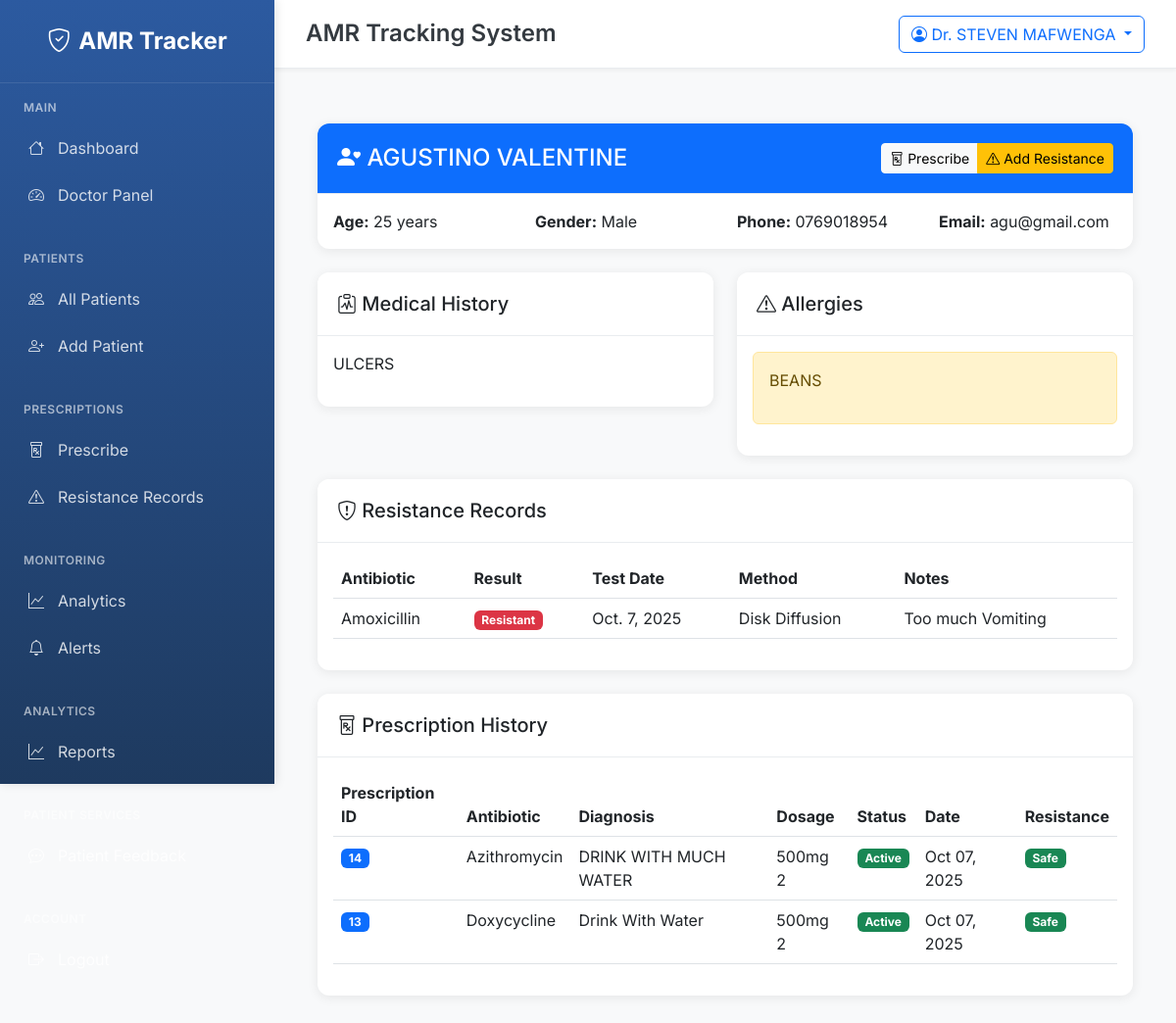
The app's page /patients/9/ (signed in) with its own data.
### amr_core/models.py (models this page shows, shortened)
class Patient(models.Model):
    GENDER_CHOICES = [
        ('M', 'Male'),
        ('F', 'Female'),
        ('O', 'Other'),
    ]
    name = models.CharField(max_length=100)
    age = models.PositiveIntegerField(validators=[MinValueValidator(0), MaxValueValidator(150)])
    gender = models.CharField(max_length=1, choices=GENDER_CHOICES)
    phone = models.CharField(max_length=15, blank=True, null=True)
    email = models.EmailField(blank=True, null=True)
    medical_history = models.TextField(blank=True, null=True, help_text="JSON format or free text")
    allergies = models.TextField(blank=True, null=True)
    created_at = models.DateTimeField(auto_now_add=True)
    updated_at = models.DateTimeField(auto_now=True)
    class Meta:
        ordering = ['-created_at']

class ResistanceRecord(models.Model):
    RESISTANCE_CHOICES = [
        ('resistant', 'Resistant'),
        ('sensitive', 'Sensitive'),
        ('intermediate', 'Intermediate'),
    ]
    patient = models.ForeignKey(Patient, on_delete=models.CASCADE)
    antibiotic = models.ForeignKey(Antibiotic, on_delete=models.CASCADE)
    result = models.CharField(max_length=20, choices=RESISTANCE_CHOICES)
    test_date = models.DateField()
    test_method = models.CharField(max_length=100, blank=True, null=True)
    notes = models.TextField(blank=True, null=True)
    created_at = models.DateTimeField(auto_now_add=True)
    class Meta:
        unique_together = ['patient', 'antibiotic']
        ordering = ['-test_date']

class Antibiotic(models.Model):
    ANTIBIOTIC_CLASSES = [
        ('penicillin', 'Penicillin'),
        ('cephalosporin', 'Cephalosporin'),
        ('fluoroquinolone', 'Fluoroquinolone'),
        ('macrolide', 'Macrolide'),
        ('tetracycline', 'Tetracycline'),
        ('aminoglycoside', 'Aminoglycoside'),
        ('sulfonamide', 'Sulfonamide'),
        ('carbapenem', 'Carbapenem'),
        ('other', 'Other'),
    ]
    name = models.CharField(max_length=100, unique=True)
    bacteria_targeted = models.CharField(max_length=200, help_text="Comma-separated list of targeted bacteria")
    class_type = models.CharField(max_length=50, choices=ANTIBIOTIC_CLASSES)
    description = models.TextField(blank=True, null=True)
    dosage_info = models.TextField(blank=True, null=True, help_text="Standard dosage information")
    contraindications = models.TextField(blank=True, null=True)
    created_at = models.DateTimeField(auto_now_add=True)
    class Meta:
        ordering = ['name']

class Prescription(models.Model):
    STATUS_CHOICES = [
        ('active', 'Active'),
        ('completed', 'Completed'),
        ('cancelled', 'Cancelled'),
    ]
    doctor_name = models.CharField(max_length=100)
    patient = models.ForeignKey(Patient, on_delete=models.CASCADE)
    antibiotic = models.ForeignKey(Antibiotic, on_delete=models.CASCADE)
    diagnosis = models.TextField()
    dosage = models.CharField(max_length=100)
    frequency = models.CharField(max_length=100)
    duration = models.CharField(max_length=100, help_text="e.g., '7 days', '2 weeks'")
    date_prescribed = models.DateTimeField(auto_now_add=True)
    status = models.CharField(max_length=20, choices=STATUS_CHOICES, default='active')
    notes = models.TextField(blank=True, null=True)
    class Meta:
        ordering = ['-date_prescribed']
    def is_patient_resistant(self):
        resistance_record = ResistanceRecord.objects.filter(
            patient=self.patient,
            antibiotic=self.antibiotic,
            result='resistant'
        ).first()
        return resistance_record is not None

### amr_core/views.py (the view)
# urls.py: path('patients/<int:patient_id>/', views.patient_detail, name='patient_detail'),
@login_required
def patient_detail(request, patient_id):
    patient = get_object_or_404(Patient, id=patient_id)
    resistance_records = ResistanceRecord.objects.filter(patient=patient).order_by('-test_date')
    prescriptions = Prescription.objects.filter(patient=patient).order_by('-date_prescribed')
    context = {
        'patient': patient,
        'resistance_records': resistance_records,
        'prescriptions': prescriptions,
    }
    return render(request, 'amr_core/patient_detail.html', context)

### amr_core/templates/amr_core/patient_detail.html (shortened to what this page needs)
{% extends 'amr_core/base.html' %}
{% block content %}
<div class="container mt-4">
    <div class="row">
        <div class="col-lg-12">
            <div class="card mb-4">
                <div class="card-header bg-primary text-white">
                    <div class="d-flex justify-content-between align-items-center">
                        <h4 class="mb-0">
                            <i class="bi bi-person-heart"></i> {{ patient.name }}
                        </h4>
                        <div class="btn-group">
                            <a href="{% url 'prescribe_antibiotic' %}?patient={{ patient.id }}" class="btn btn-light btn-sm">
                                <i class="bi bi-prescription"></i> Prescribe
                            </a>
                            <a href="{% url 'add_resistance_record' %}" class="btn btn-warning btn-sm">
                                <i class="bi bi-exclamation-triangle"></i> Add Resistance
                            </a>
                        </div>
                    </div>
                </div>
                <div class="card-body">
                    <div class="row">
                        <div class="col-md-3">
                            <strong>Age:</strong> {{ patient.age }} years
                        </div>
                        <div class="col-md-3">
                            <strong>Gender:</strong> {{ patient.get_gender_display }}
                        </div>
                        <div class="col-md-3">
                            <strong>Phone:</strong> {{ patient.phone|default:"Not provided" }}
                        </div>
                        <div class="col-md-3">
                            <strong>Email:</strong> {{ patient.email|default:"Not provided" }}
                        </div>
                    </div>
                </div>
            </div>
            <div class="row">
                <div class="col-md-6">
                    <div class="card">
                        <div class="card-header">
                            <h5 class="mb-0">
                                <i class="bi bi-clipboard-pulse"></i> Medical History
                            </h5>
                        </div>
                        <div class="card-body">
                            {% if patient.medical_history %}
                                {{ patient.medical_history|linebreaks }}
                            {% else %}
                                <p class="text-muted">No medical history recorded.</p>
                            {% endif %}
                        </div>
                    </div>
                </div>
                <div class="col-md-6">
                    <div class="card">
                        <div class="card-header">
                            <h5 class="mb-0">
                                <i class="bi bi-exclamation-triangle"></i> Allergies
                            </h5>
                        </div>
                        <div class="card-body">
                            {% if patient.allergies %}
                                <div class="alert alert-warning">
                                    {{ patient.allergies|linebreaks }}
                                </div>
                            {% else %}
                                <p class="text-muted">No known allergies.</p>
                            {% endif %}
                        </div>
                    </div>
                </div>
            </div>
            <div class="card mt-4">
                <div class="card-header">
                    <h5 class="mb-0">
                        <i class="bi bi-shield-exclamation"></i> Resistance Records
                    </h5>
                </div>
                <div class="card-body">
                    {% if resistance_records %}
                        <div class="table-responsive">
                            <table class="table table-hover">
                                <thead>
                                    <tr>
                                        <th>Antibiotic</th>
                                        <th>Result</th>
                                        <th>Test Date</th>
                                        <th>Method</th>
                                        <th>Notes</th>
                                    </tr>
                                </thead>
                                <tbody>
                                    {% for record in resistance_records %}
                                    <tr>
                                        <td>{{ record.antibiotic.name }}</td>
                                        <td>
                                            {% if record.result == 'resistant' %}
                                                <span class="badge bg-danger">Resistant</span>
                                            {% elif record.result == 'sensitive' %}
                                                <span class="badge bg-success">Sensitive</span>
                                            {% else %}
                                                <span class="badge bg-warning">Intermediate</span>
                                            {% endif %}
                                        </td>
                                        <td>{{ record.test_date }}</td>
                                        <td>{{ record.test_method|default:"Not specified" }}</td>
                                        <td>{{ record.notes|default:"-" }}</td>
                                    </tr>
                                    {% endfor %}
                                </tbody>
                            </table>
                        </div>
                    {% else %}
                        <p class="text-muted">No resistance records found.</p>
                    {% endif %}
                </div>
            </div>
            <div class="card mt-4">
                <div class="card-header">
                    <h5 class="mb-0">
                        <i class="bi bi-prescription"></i> Prescription History
                    </h5>
                </div>
                <div class="card-body">
                    {% if prescriptions %}
                        <div class="table-responsive">
                            <table class="table table-hover">
                                <thead>
                                    <tr>
                                        <th>Prescription ID</th>
                                        <th>Antibiotic</th>
                                        <th>Diagnosis</th>
                                        <th>Dosage</th>
                                        <th>Status</th>
                                        <th>Date</th>
                                        <th>Resistance</th>
                                    </tr>
                                </thead>
                                <tbody>
                                    {% for prescription in prescriptions %}
                                    <tr>
                                        <td>
                                            <span class="badge bg-primary">{{ prescription.id }}</span>
                                        </td>
                                        <td>{{ prescription.antibiotic.name }}</td>
                                        <td>{{ prescription.diagnosis }}</td>
                                        <td>{{ prescription.dosage }} {{ prescription.frequency }}</td>
                                        <td>
                                            {% if prescription.status == 'active' %}
                                                <span class="badge bg-success">Active</span>
                                            {% elif prescription.status == 'completed' %}
                                                <span class="badge bg-info">Completed</span>
                                            {% else %}
                                                <span class="badge bg-secondary">Cancelled</span>
                                            {% endif %}
                                        </td>
                                        <td>{{ prescription.date_prescribed|date:"M d, Y" }}</td>
                                        <td>
                                            {% if prescription.is_patient_resistant %}
                                                <span class="badge bg-danger">Resistant</span>
                                            {% else %}
                                                <span class="badge bg-success">Safe</span>
                                            {% endif %}
                                        </td>
                                    </tr>
                                    {% endfor %}
                                </tbody>
                            </table>
                        </div>
                    {% else %}
                        <p class="text-muted">No prescriptions found.</p>
                    {% endif %}
                </div>
            </div>
        </div>
    </div>
</div>
{% endblock %}

### amr_core/templates/amr_core/includes/topbar.html (shortened to what this page needs)
<div class="topbar">
    <div class="d-flex align-items-center">
        <h1 class="topbar-title">{% block page_title %}AMR Tracking System{% endblock %}</h1>
    </div>
    <div class="topbar-actions">
        {% if user.is_authenticated %}
            <div class="dropdown">
                <button class="btn btn-outline-primary dropdown-toggle" type="button" data-bs-toggle="dropdown">
                    <i class="bi bi-person-circle"></i>
                    Dr. {{ user.get_full_name|default:user.username }}
                </button>
            </div>
        {% endif %}
    </div>
</div>

### amr_core/static/amr_core/css/custom.css (style rules this page uses)
:root { --hospital-blue: #2c5aa0; }
.card { overflow: visible; }

### amr_core/templates/amr_core/base.html (style rules this page uses)
:root { --hospital-blue: #2c5aa0; --hospital-light-blue: #e8f2ff; --hospital-green: #28a745; --hospital-red: #dc3545; --hospital-orange: #fd7e14; --hospital-gray: #6c757d; --hospital-dark: #343a40; --hospital-light: #f8f9fa; --sidebar-width: 280px; --topbar-height: 70px; }
* { margin: 0; padding: 0; box-sizing: border-box; }
body { font-family: 'Inter', sans-serif; background-color: var(--hospital-light); color: var(--hospital-dark); overflow-x: hidden; }
.topbar { height: var(--topbar-height); background: white; border-bottom: 1px solid #e9ecef; display: flex; align-items: center; justify-content: space-between; padding: 0 2rem; box-shadow: 0 2px 4px rgba(0,0,0,0.05); position: sticky; top: 0; z-index: 999; }
.topbar-title { font-size: 1.5rem; font-weight: 600; color: var(--hospital-dark); margin: 0; }
.topbar-actions { display: flex; align-items: center; gap: 1rem; }
.card { border: none; border-radius: 12px; box-shadow: 0 2px 12px rgba(0,0,0,0.08); transition: all 0.3s ease; }
.card-header { background: white; border-bottom: 1px solid #e9ecef; border-radius: 12px 12px 0 0 !important; padding: 1.25rem; }

### records on screen
Patient: name "AGUSTINO VALENTINE", age "25", gender "Male", phone "0769018954", email "agu@gmail.com", medical_history "ULCERS", allergies "BEANS"
ResistanceRecord: antibiotic.name "Amoxicillin", result "Resistant", test_date "Oct. 7, 2025", test_method "Disk Diffusion", notes "Too much Vomiting"
Prescription: id "14", antibiotic.name "Azithromycin", diagnosis "DRINK WITH MUCH WATER", dosage "500mg", frequency "2", status "Active", date_prescribed "Oct 07, 2025", shows "Safe"
Prescription: id "13", antibiotic.name "Doxycycline", diagnosis "Drink With Water", dosage "500mg", frequency "2", status "Active", date_prescribed "Oct 07, 2025", shows "Safe"

### other values on screen
{{ user.get_full_name|default:user.username }} "STEVEN MAFWENGA"
